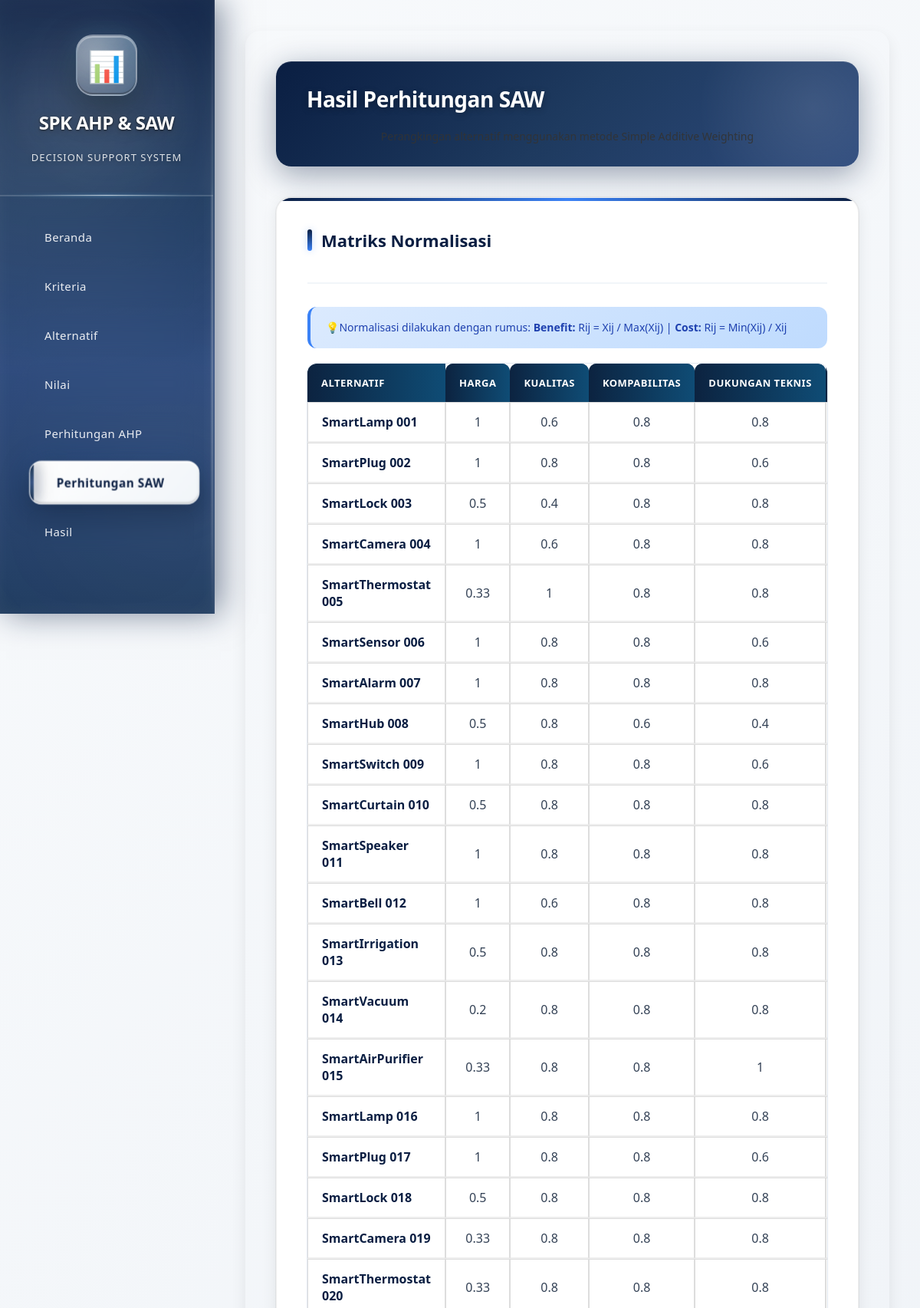
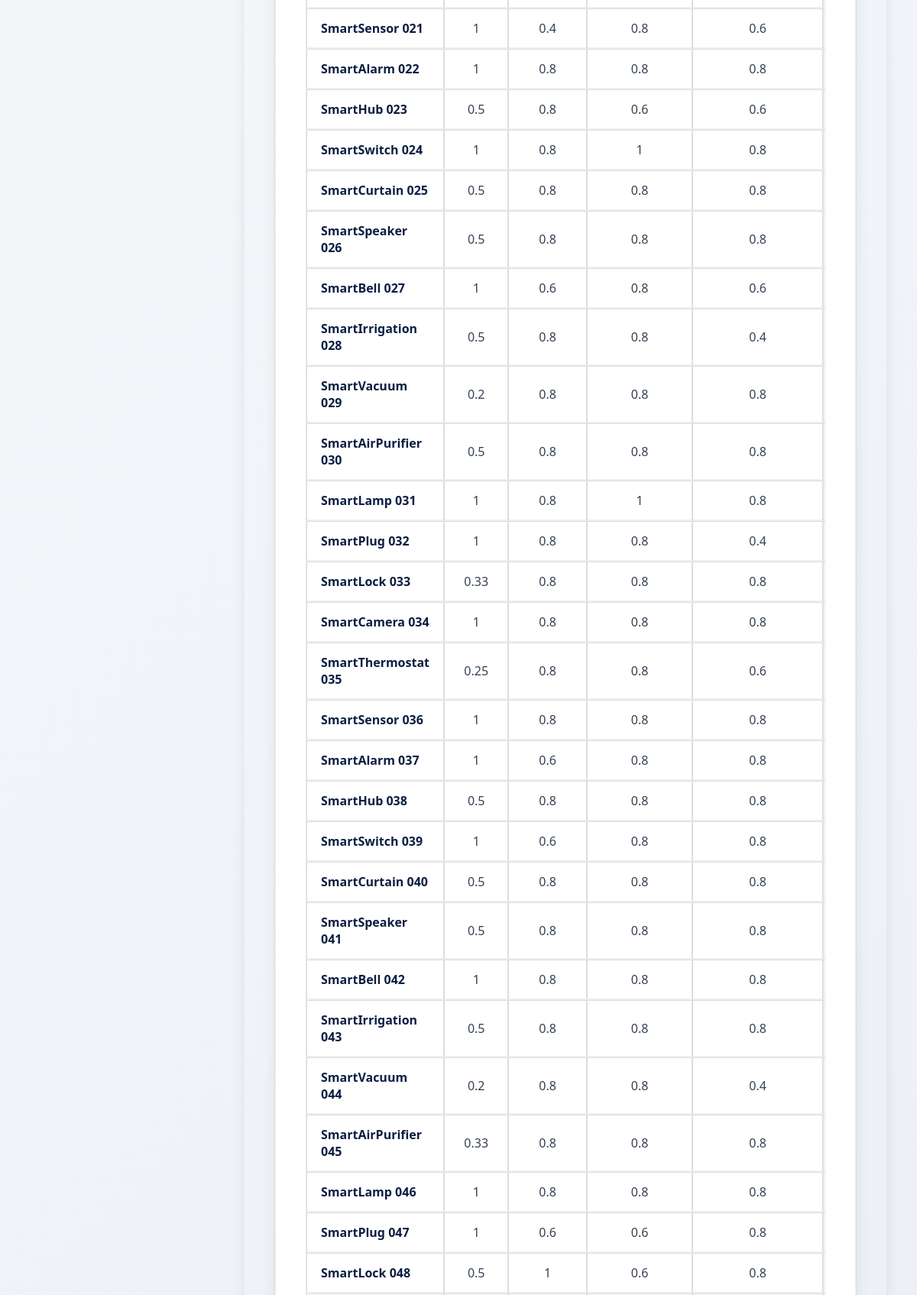
The page /perhitungan_saw.php (signed in, upper part) on the database its author committed (2 pictures, top to bottom).
### tables this page shows
CREATE TABLE `criterias` (
  `id_criteria` tinyint(3) UNSIGNED NOT NULL,
  `criteria` varchar(100) NOT NULL,
  `attribute` enum('benefit','cost') NOT NULL
);

### proses_saw.php (the view, shortened to what this page needs)
<?php
$kriteria = [];
$result = $conn->query("SELECT id_criteria, criteria, attribute FROM criterias");
while ($row = $result->fetch_assoc()) {
    $kriteria[$row['id_criteria']] = [
        'nama' => $row['criteria'],
        'attribute' => $row['attribute']
    ];
}
$alternatif = [];
$result = $conn->query("SELECT id_alternative, name FROM alternatives");
while ($row = $result->fetch_assoc()) {
    $alternatif[$row['id_alternative']] = $row['name'];
}
$evaluasi = [];
$result = $conn->query("SELECT * FROM evaluations");
while ($row = $result->fetch_assoc()) {
    $evaluasi[$row['id_alternative']][$row['id_criteria']] = $row['value'];
}
$nilaiMaxMin = [];
foreach ($kriteria as $id_kriteria => $data) {
    $nilai = [];
    foreach ($alternatif as $id_alternative => $nama) {
        $nilai[] = $evaluasi[$id_alternative][$id_kriteria];
    }
    if (empty($nilai)) {
        $nilaiMaxMin[$id_kriteria] = ['max' => 1, 'min' => 1];
    } else {
        $nilaiMaxMin[$id_kriteria] = [
            'max' => max($nilai),
            'min' => min($nilai)
        ];
    }
}
$normalisasi = [];
foreach ($alternatif as $id_alternative => $nama) {
    foreach ($kriteria as $id_kriteria => $data) {
        if ($data['attribute'] == 'benefit') {
            $den = $nilaiMaxMin[$id_kriteria]['max'] ?: 1;
            $normalisasi[$id_alternative][$id_kriteria] =
                $evaluasi[$id_alternative][$id_kriteria] / $den;
        } else {
            $den = $evaluasi[$id_alternative][$id_kriteria] ?: 1;
            $normalisasi[$id_alternative][$id_kriteria] =
                $nilaiMaxMin[$id_kriteria]['min'] / $den;
        }
    }
}
?>
<div class="spk-card-wrapper">
    <div class="spk-section-header">
        <h2 class="spk-section-title">Matriks Normalisasi</h2>
    </div>
    <div class="info-box">
        <span class="info-box-icon">💡Normalisasi dilakukan dengan rumus: <strong>Benefit:</strong> Rij = Xij / Max(Xij) | <strong>Cost:</strong> Rij = Min(Xij) / Xij</span>
    </div>
    <div class="spk-table-container">
        <table class="spk-table">
            <thead>
                <tr>
                    <th>Alternatif</th>
                    <?php foreach ($kriteria as $k) : ?>
                        <th><?= htmlspecialchars($k['nama']) ?></th>
                    <?php endforeach; ?>
                </tr>
            </thead>
            <tbody>
                <?php foreach ($alternatif as $id_alternative => $nama) : ?>
                    <tr>
                        <td><?= htmlspecialchars($nama) ?></td>
                        <?php foreach ($kriteria as $id_kriteria => $k) : ?>
                            <td><?= round($normalisasi[$id_alternative][$id_kriteria], 2) ?></td>
                        <?php endforeach; ?>
                    </tr>
                <?php endforeach; ?>
            </tbody>
        </table>
    </div>
</div>

### assets/general_css/style.css (style rules this page uses)
.spk-table { width: 100%; border-collapse: collapse; margin-bottom: 40px; }
.spk-table th { background: linear-gradient(90deg, #0C2340, #0F4C75) !important; color: white; font-weight: bold; padding: 14px 18px; border: none; border-radius: 10px 10px 0 0; }
.spk-table td { background-color: #ffffff; padding: 14px 18px; text-align: center; font-size: 16px; color: #555; border: 1px solid #ddd; border-bottom: 2px solid #eee; }
h2, h3 { text-align: center; color: #333; margin-bottom: 20px; }
table { width: 100%; border-collapse: collapse; margin-bottom: 40px; background-color: #fff; }
table th, table td { border: 1px solid #ddd; padding: 12px 15px; text-align: center; font-size: 14px; }
table th { background-color: #4caf50; color: white; }
table tr:nth-child(even) { background-color: #f9f9f9; }

### part/header.php (style rules this page uses)
* { margin: 0; padding: 0; box-sizing: border-box; }
body { font-family: 'Segoe UI', Tahoma, Geneva, Verdana, sans-serif; background: linear-gradient(135deg, #f8fafc 0%, #e2e8f0 100%); min-height: 100vh; display: flex; }

### perhitungan_saw.php (style rules this page uses)
* { margin: 0; padding: 0; box-sizing: border-box; }
.spk-card-wrapper { background: white; padding: 40px; border-radius: 20px; margin-bottom: 35px; box-shadow: 0 4px 20px rgba(0, 0, 0, 0.08), 0 0 0 1px rgba(0, 0, 0, 0.05); border: 1px solid rgba(0, 0, 0, 0.06); position: relative; overflow: hidden; }
.spk-card-wrapper::before { content: ''; position: absolute; top: 0; left: 0; width: 100%; height: 4px; background: linear-gradient(90deg, #0a1e42 0%, #3b82f6 50%, #0a1e42 100%); }
.spk-section-header { display: flex; justify-content: space-between; align-items: center; margin-bottom: 30px; padding-bottom: 20px; border-bottom: 2px solid #f1f5f9; flex-wrap: wrap; gap: 20px; }
.spk-section-title { font-size: 22px; font-weight: 700; color: #0a1e42; display: flex; align-items: center; gap: 12px; position: relative; }
.spk-section-title::before { content: ''; width: 6px; height: 28px; background: linear-gradient(180deg, #0a1e42 0%, #3b82f6 100%); border-radius: 3px; box-shadow: 0 0 10px rgba(59, 130, 246, 0.3); }
.spk-table-container { overflow-x: auto; border-radius: 12px; box-shadow: 0 0 0 1px #e2e8f0; margin-bottom: 20px; }
.spk-table { width: 100%; border-collapse: separate; border-spacing: 0; font-size: 14px; }
.spk-table thead { background: linear-gradient(135deg, #0a1e42 0%, #1e3a5f 100%); color: white; }
.spk-table thead th { padding: 16px 18px; text-align: center; font-weight: 600; font-size: 13px; text-transform: uppercase; letter-spacing: 0.5px; border: none; white-space: nowrap; vertical-align: middle; }
.spk-table thead th:first-child { border-radius: 12px 0 0 0; text-align: left; }
.spk-table thead th:last-child { border-radius: 0 12px 0 0; }
.spk-table tbody tr { background: white; transition: all 0.2s ease; border-bottom: 1px solid #f1f5f9; }
.spk-table tbody td { padding: 14px 18px; color: #334155; vertical-align: middle; text-align: center; font-weight: 500; }
.spk-table tbody tr td:first-child { font-weight: 600; color: #0a1e42; text-align: left; }
.info-box { background: linear-gradient(135deg, #dbeafe 0%, #bfdbfe 100%); border-left: 4px solid #3b82f6; padding: 16px 20px; border-radius: 12px; margin: 20px 0; display: flex; align-items: flex-start; gap: 10px; }
.info-box-icon { font-size: 14px; color: #1e40af; flex-shrink: 0; line-height: 1.6; }

### rows shown on the page
criterias: criteria "HARGA", id_kriteria "1", id_kriteria "0.5", id_kriteria "0.33", id_kriteria "0.2", id_kriteria "0.25"
criterias: criteria "KUALITAS", id_kriteria "0.6", id_kriteria "0.8", id_kriteria "0.4", id_kriteria "1"
criterias: criteria "KOMPABILITAS", id_kriteria "0.8", id_kriteria "0.6", id_kriteria "1"
criterias: criteria "DUKUNGAN TEKNIS", id_kriteria "0.8", id_kriteria "0.6", id_kriteria "0.4", id_kriteria "1"

### other values the page prints
$nama "SmartLamp 001"
$nama "SmartPlug 002"
$nama "SmartLock 003"
$nama "SmartCamera 004"
$nama "SmartThermostat 005"
$nama "SmartSensor 006"
$nama "SmartAlarm 007"
$nama "SmartHub 008"
$nama "SmartSwitch 009"
$nama "SmartCurtain 010"
$nama "SmartSpeaker 011"
$nama "SmartBell 012"
$nama "SmartIrrigation 013"
$nama "SmartVacuum 014"
$nama "SmartAirPurifier 015"
